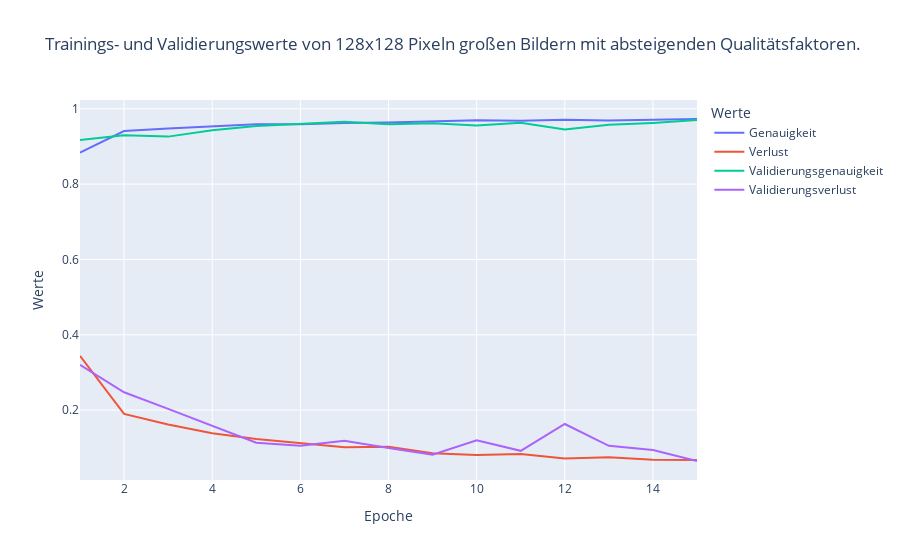

This figure's notebook cell:
### Code cell
generate_line_graph(
    './128_desc/history_train.csv',
    'Trainings- und Validierungswerte von 128x128 Pixeln großen Bildern mit absteigenden Qualitätsfaktoren.'
)

### Figure 1 — Plotly figure (JSON) as saved in the notebook; plotly's stock layout.template omitted (floating-point values rounded to 4 significant figures)
{"data": [{"hovertemplate": "Werte=%{y}<br>Epoche=%{x}<extra></extra>", "legendgroup": "Genauigkeit", "line": {"color": "#636efa", "dash": "solid"}, "mode": "lines", "name": "Genauigkeit", "orientation": "v", "showlegend": true, "type": "scatter", "x": [1, 2, 3, 4, 5, 6, 7, 8, 9, 10, 11, 12, 13, 14, 15], "xaxis": "x", "y": [0.8835, 0.9409, 0.9474, 0.9537, 0.9591, 0.9592, 0.9624, 0.9633, 0.966, 0.9697, 0.9685, 0.9713, 0.9692, 0.9712, 0.9729], "yaxis": "y"}, {"hovertemplate": "Werte=%{y}<br>Epoche=%{x}<extra></extra>", "legendgroup": "Verlust", "line": {"color": "#EF553B", "dash": "solid"}, "mode": "lines", "name": "Verlust", "orientation": "v", "showlegend": true, "type": "scatter", "x": [1, 2, 3, 4, 5, 6, 7, 8, 9, 10, 11, 12, 13, 14, 15], "xaxis": "x", "y": [0.3439, 0.1899, 0.1619, 0.1384, 0.1236, 0.1134, 0.1015, 0.103, 0.08551, 0.0809, 0.08373, 0.07166, 0.07481, 0.0679, 0.06777], "yaxis": "y"}, {"hovertemplate": "Werte=%{y}<br>Epoche=%{x}<extra></extra>", "legendgroup": "Validierungsgenauigkeit", "line": {"color": "#00cc96", "dash": "solid"}, "mode": "lines", "name": "Validierungsgenauigkeit", "orientation": "v", "showlegend": true, "type": "scatter", "x": [1, 2, 3, 4, 5, 6, 7, 8, 9, 10, 11, 12, 13, 14, 15], "xaxis": "x", "y": [0.9169, 0.9297, 0.9262, 0.9431, 0.9544, 0.9595, 0.9656, 0.959, 0.9615, 0.9554, 0.9631, 0.9451, 0.9574, 0.9626, 0.9703], "yaxis": "y"}, {"hovertemplate": "Werte=%{y}<br>Epoche=%{x}<extra></extra>", "legendgroup": "Validierungsverlust", "line": {"color": "#ab63fa", "dash": "solid"}, "mode": "lines", "name": "Validierungsverlust", "orientation": "v", "showlegend": true, "type": "scatter", "x": [1, 2, 3, 4, 5, 6, 7, 8, 9, 10, 11, 12, 13, 14, 15], "xaxis": "x", "y": [0.3201, 0.2473, 0.2033, 0.1586, 0.1133, 0.1057, 0.1188, 0.09915, 0.08188, 0.1202, 0.09195, 0.1632, 0.1051, 0.09396, 0.0649], "yaxis": "y"}], "layout": {"legend": {"title": {"text": "Werte"}, "tracegroupgap": 0}, "title": {"text": "Trainings- und Validierungswerte von 128x128 Pixeln großen Bildern mit absteigenden Qualitätsfaktoren."}, "xaxis": {"anchor": "y", "domain": [0, 1], "title": {"text": "Epoche"}}, "yaxis": {"anchor": "x", "domain": [0, 1], "title": {"text": "Werte"}}}}
